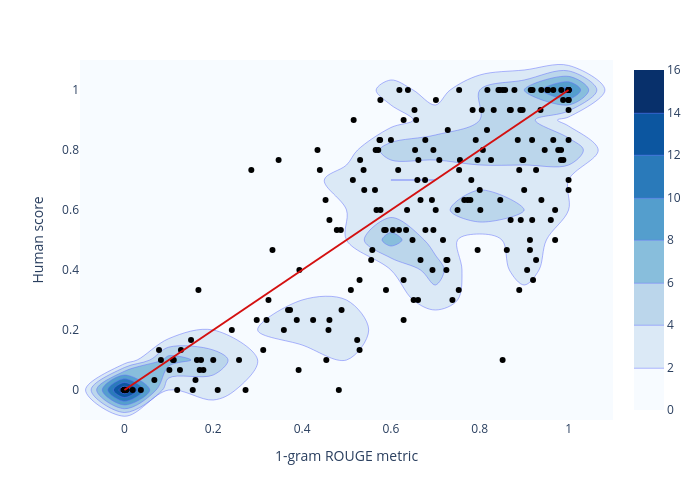

Notebook code for this chart:
### Markdown cell above
### Plot

### Code cell
# Heatmap de densité en arrière-plan
fig = px.density_contour(
    df, x="1gramm", y="score_humain",
    nbinsx=20, nbinsy=20
)
fig.update_traces(contours_coloring="fill", contours_showlabels = False, colorscale="Blues")
# Scatter plot
fig.add_scatter(
    x=df["1gramm"], y=df["score_humain"],
    mode="markers",
    marker=dict(color="#000000"),
    hovertemplate="Métrique ROUGE 1-gramm = %{x}<br>Score humain = %{y}<extra></extra>"
)
fig.add_shape(
    type="line", x0=0, x1=1, y0=0, y1=1,
    xref="x", yref="y",
    line=dict(color="#d41010")
)
fig.update_layout(
    # title="<b>Score humain vs Métrique ROUGE 1-gramm</b>",
    xaxis_title="1-gram ROUGE metric", yaxis_title="Human score",
    width=700, height=500,
    coloraxis_showscale=False
)
fig.show()

### Figure 1 — Plotly figure (JSON) as saved in the notebook; plotly's stock layout.template omitted (floating-point values rounded to 4 significant figures; data arrays with more than 128 entries replaced by an {"elided": "..."} marker saying what was removed)
{"data": [{"colorscale": [[0, "rgb(247,251,255)"], [0.125, "rgb(222,235,247)"], [0.25, "rgb(198,219,239)"], [0.375, "rgb(158,202,225)"], [0.5, "rgb(107,174,214)"], [0.625, "rgb(66,146,198)"], [0.75, "rgb(33,113,181)"], [0.875, "rgb(8,81,156)"], [1, "rgb(8,48,107)"]], "contours": {"coloring": "fill", "showlabels": false}, "hovertemplate": "1gramm=%{x}<br>score_humain=%{y}<br>count=%{z}<extra></extra>", "legendgroup": "", "line": {"color": "#636efa"}, "name": "", "nbinsx": 20, "nbinsy": 20, "showlegend": false, "type": "histogram2dcontour", "x": {"elided": "200 float values"}, "xaxis": "x", "xbingroup": "x", "y": {"elided": "200 float values"}, "yaxis": "y", "ybingroup": "y"}, {"hovertemplate": "Métrique ROUGE 1-gramm = %{x}<br>Score humain = %{y}<extra></extra>", "marker": {"color": "#000000"}, "mode": "markers", "type": "scatter", "x": {"elided": "200 float values"}, "y": {"elided": "200 float values"}}], "layout": {"coloraxis": {"showscale": false}, "height": 500, "legend": {"tracegroupgap": 0}, "margin": {"t": 60}, "shapes": [{"line": {"color": "#d41010"}, "type": "line", "x0": 0, "x1": 1, "xref": "x", "y0": 0, "y1": 1, "yref": "y"}], "width": 700, "xaxis": {"anchor": "y", "domain": [0, 1], "title": {"text": "1-gram ROUGE metric"}}, "yaxis": {"anchor": "x", "domain": [0, 1], "title": {"text": "Human score"}}}}
